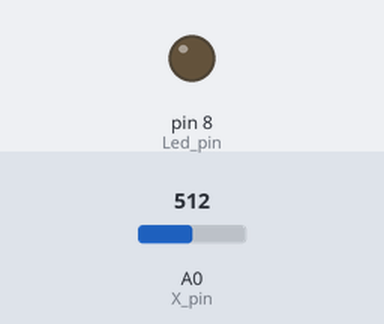
A sketch run on a simulated Arduino Uno, built with avr-gcc and run on an emulated ATmega328P. On the bench: output pins drawn as LEDs (lit = HIGH). Inputs (shaded band) come from the test bench; at power-on: A0 (X_pin) = 512.

Above: at 1.2 s.
1.3 s: A0 (X_pin) set to 522
At 1.7 s:
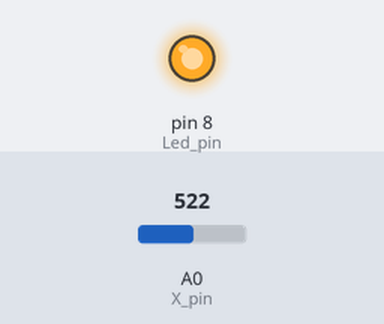
2.8 s: A0 (X_pin) set to 511
At 3.9 s:
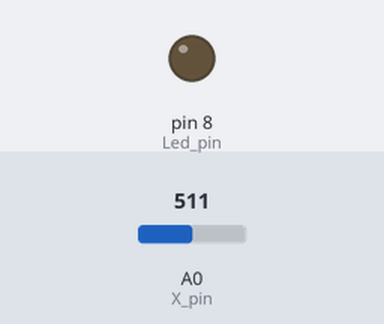
4.3 s: A0 (X_pin) set to 716
At 5.3 s:
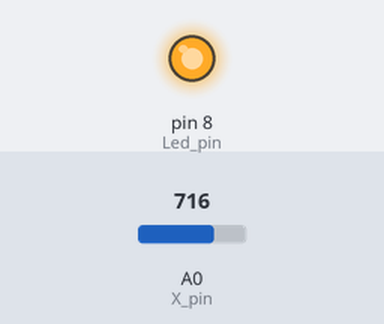
Timing chart, 0 to 7.3 s (numbered marks = the images above; inputs shaded):
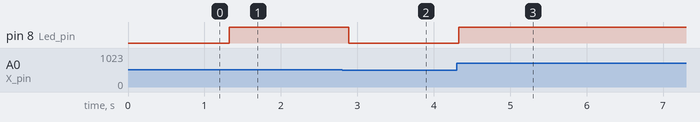

Measured:
- the behaviour switches between 513 and 514 on A0 (X_pin) (found by bisection; images 0 and 1)
- after the input at 1.3 s, pin 8 (Led_pin): LOW → HIGH at once
- after the input at 2.8 s, pin 8 (Led_pin): HIGH → LOW after 0.08 s
- after the input at 4.3 s, pin 8 (Led_pin): LOW → HIGH at once

The sketch:

28-Joystick_LED_Reaction.ino
```cpp
const int SW_pin = 7;
const int X_pin = 0;
const int Y_pin = 1;
int Led_pin= 8;
int j_Value= 0;

void setup() {
  pinMode(SW_pin, INPUT);
  digitalWrite(SW_pin, HIGH);
  Serial.begin(9600);
  pinMode(Led_pin, OUTPUT);
}

void loop() {
  j_Value=analogRead(X_pin);
  int n_j_Value=map(j_Value,0,1023,0,255);
  analogWrite( Led_pin , n_j_Value);
  delay(120);
}
//mohammadzadeh
```
